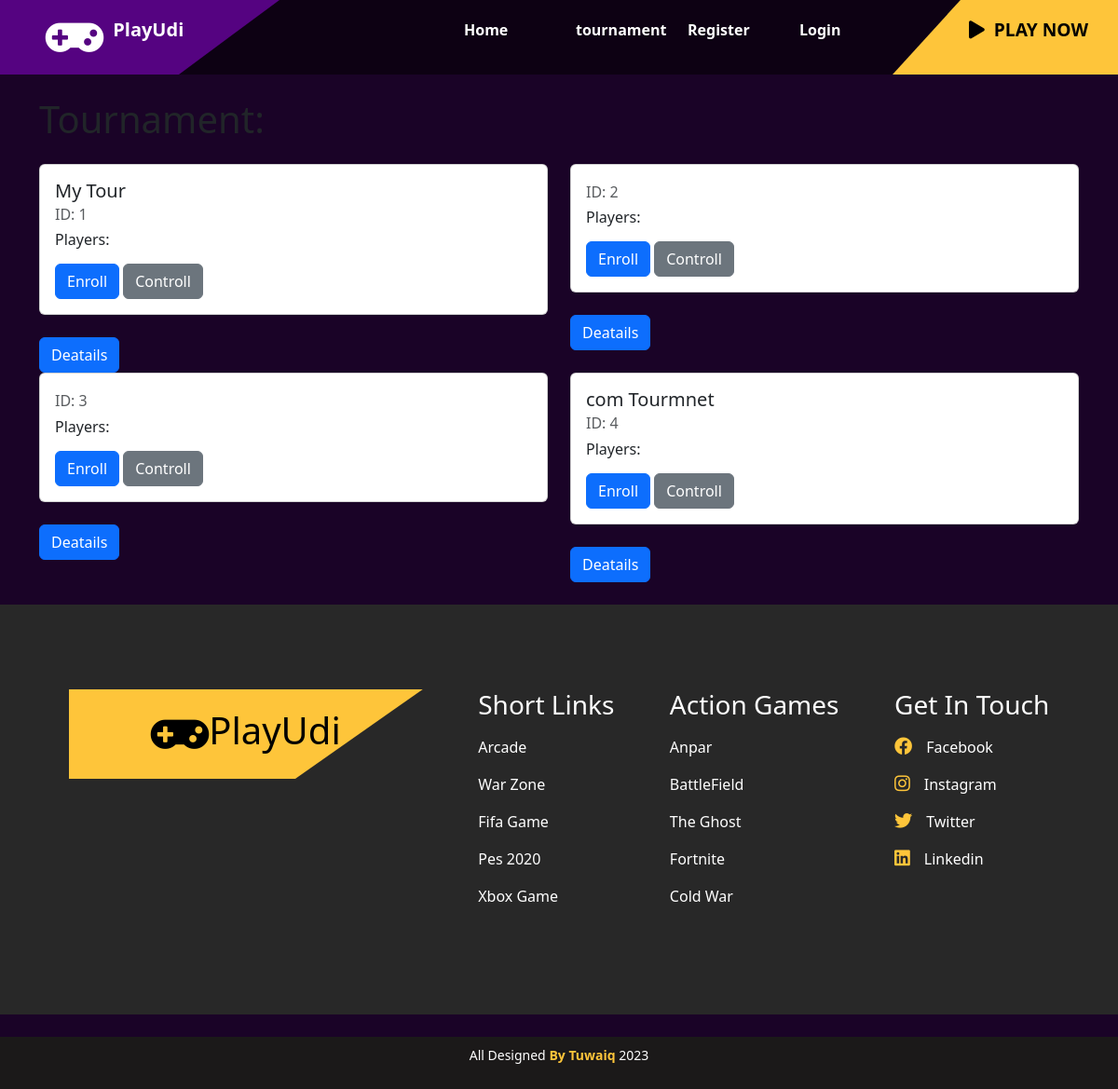
Page /tournaments/ on the earlier database version.
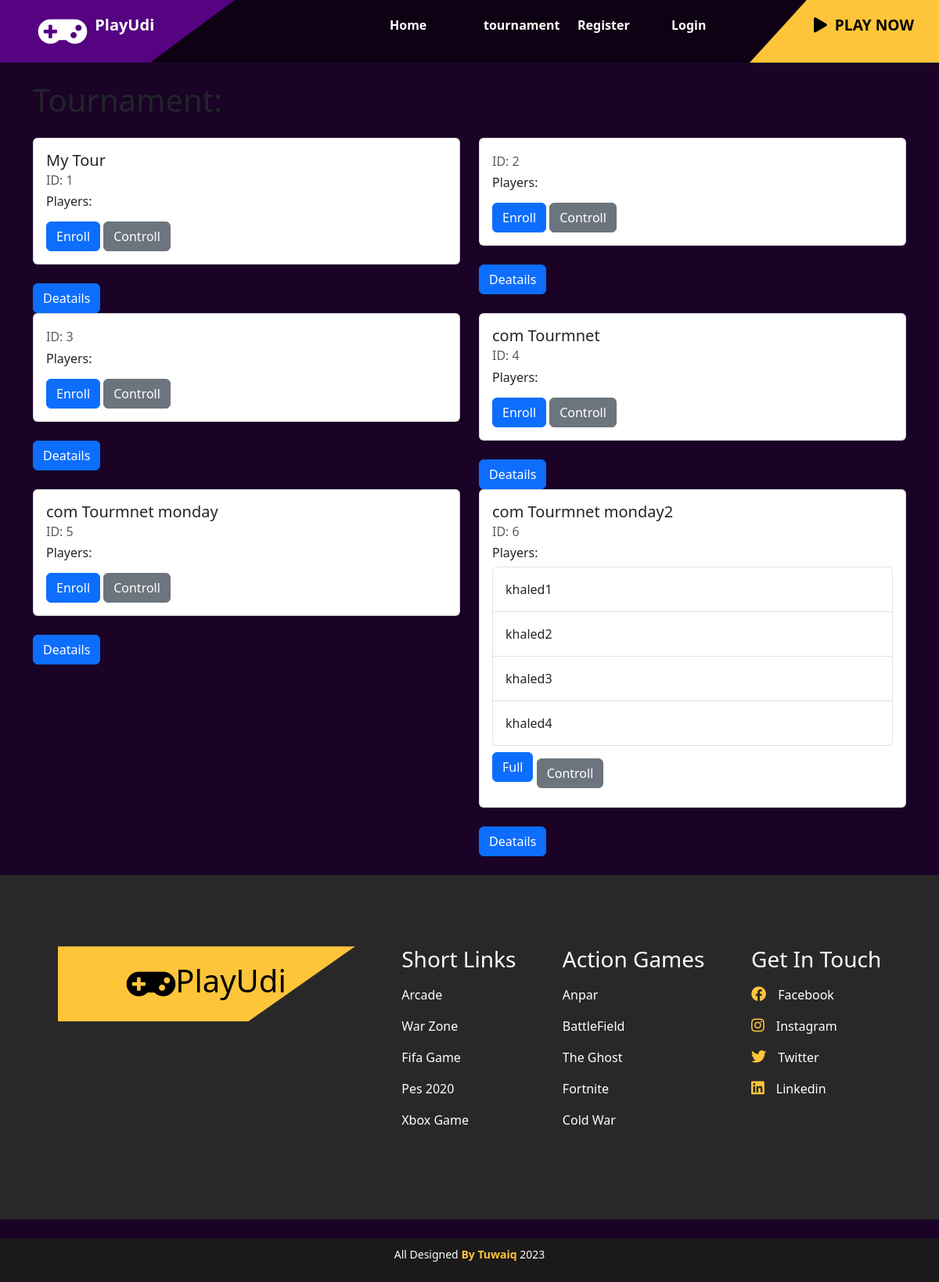
Same page on the later database version.
### tournament/models.py (models this page shows, shortened)
class Tournament(models.Model):
    user_choices = ((4, "4"), (8, "8"),(16,'16'),(32,'32'))
    user_choices_games = ((1, "Chess"), (2, "Takken"),(3,'x&o'),(4,'Call Of Duty'),(5,'FIFA24'))
    user_choices_trophy = ((100, "Bronze"), (200, "Sliver"),(300,'Gold'))
    name = models.CharField(max_length=100)
    number_of_players = models.IntegerField(choices=user_choices, default=1)
    game = models.IntegerField(choices=user_choices_games, default=1)
    trophy_for_tournament = models.IntegerField(choices=user_choices_trophy, default=1000)
    owner = models.ForeignKey(Profile, on_delete=models.CASCADE, related_name='owned_tournaments')
    winner = models.ForeignKey(Profile, on_delete=models.CASCADE, related_name='won_tournament', null=True, blank=True, default=None)

class TournamentPlayers(models.Model):
    tournament=models.ForeignKey(Tournament,on_delete=models.CASCADE)
    player=models.ForeignKey(Profile,on_delete=models.CASCADE)

class Profile(models.Model):
    user_choices = (("1", "user"), ("2", "company"))
    user_ranks = (("nor", "Normal"),("pro", "Professional"), ('master', "Master"))
    user = models.OneToOneField(User, on_delete=models.CASCADE)
    bio=models.TextField(default="Player")
    birth_date = models.DateField(default="2000-10-10")
    avatar = models.ImageField(upload_to="images/", default="images/default.png")
    states = models.CharField(max_length=160,choices=user_choices, default="1")
    points = models.IntegerField(default=0)
    user_rank = models.CharField(max_length=160,choices=user_ranks, default="1")

### tournament/views.py (the view)
# urls.py: path("", views.tournament_view, name="tournament_view"),
def tournament_view(request: HttpRequest):
    tournaments=Tournament.objects.all()
    return render(request, 'tournament/tournaments_home.html',{'tournaments':tournaments})

### tournament/templates/tournament/tournaments_home.html (shortened to what this page needs)
{% extends 'main/base.html' %}
{% block content %}
<div class="container">
    <h1 class="mt-4">Tournament: {{ tournament.name }}</h1>
    <div class="row mt-4">
        {% for tournament in tournaments %}
        <div class="col-md-6">
            <div class="card mb-3">
                <div class="card-body">
                    <h5 class="card-title">{{ tournament.name }}</h5>
                    <h6 class="card-subtitle mb-2 text-muted">ID: {{ tournament.id }}</h6>
                    <h6>Players:</h6>
                    <ul class="list-group">
                        {% for player in tournament.tournamentplayers_set.all %}
                        <li class="list-group-item">{{ player.player.user.first_name }}</li>
                        {% endfor %}
                    </ul>
                    {% if tournament.number_of_players != 0 %}
                    <a href="{% url 'tournament:enroll_view' tournament.id %}" class="btn btn-primary mt-2">Enroll</a>
                    {% else %}
                    <p class="btn btn-primary mt-2">Full</p>
                    {% endif %}
                    <a href="{% url 'tournament:tournament_controll' tournament.id %}" class="btn btn-secondary mt-2">Controll</a>
                </div>
            </div>
            <a href="{% url 'tournament:show_tournament_details' tournament.id %}" class="btn btn-primary mt-2">Deatails</a>
        </div>
        {% endfor %}
    </div>
</div>
{% endblock %}

Differences in the rows shown:
added Tournament: name "com Tourmnet monday", id "5", number_of_players "Enroll"
added Tournament: name "com Tourmnet monday2", id "6", number_of_players "Full"
added TournamentPlayers: player.user.first_name "khaled1"
added TournamentPlayers: player.user.first_name "khaled2"
added TournamentPlayers: player.user.first_name "khaled3"
added TournamentPlayers: player.user.first_name "khaled4"
